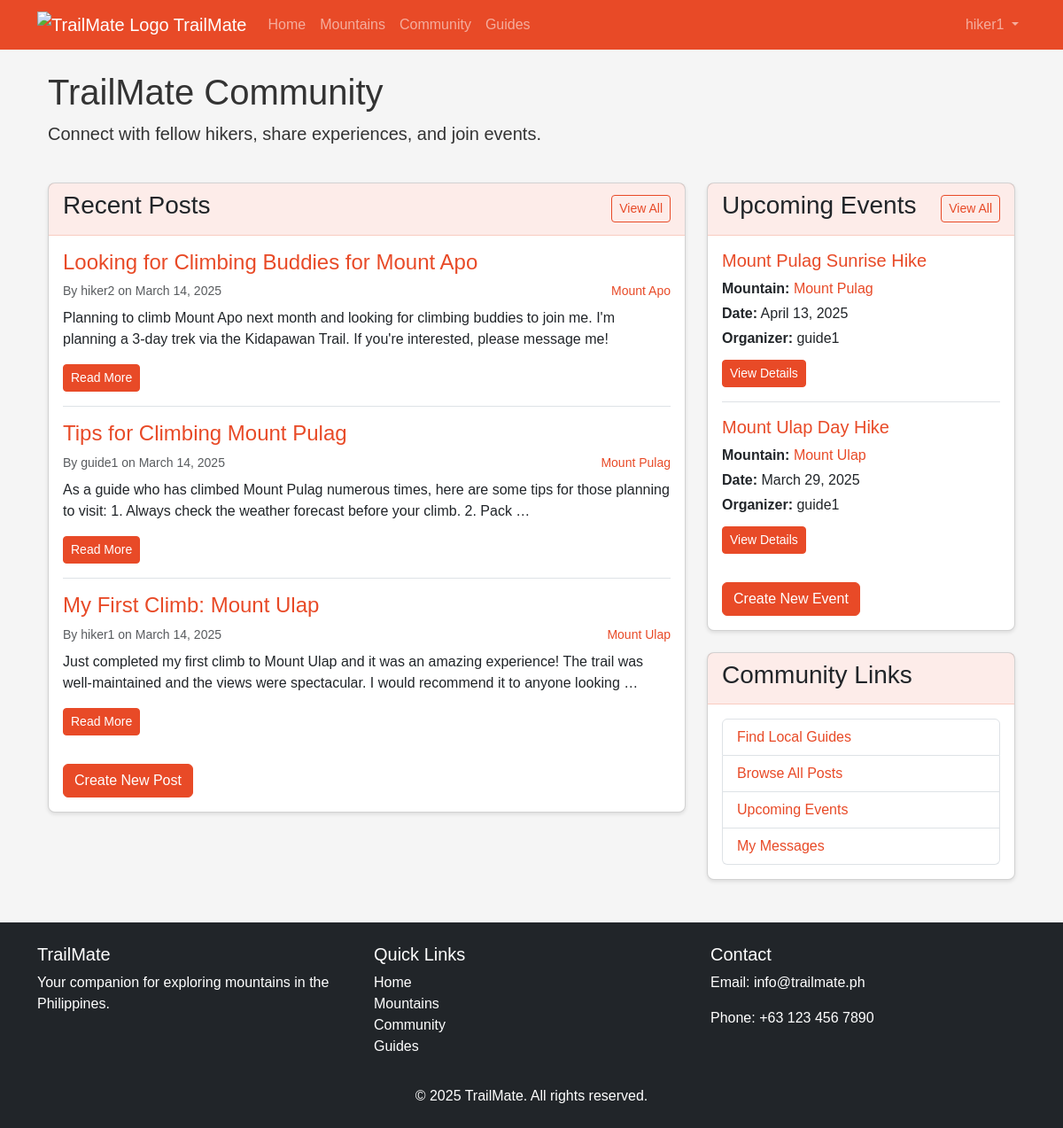
Page /community/ (signed in) on the committed database.
### community/models.py (models this page shows, shortened)
class Post(models.Model):
    user = models.ForeignKey(User, on_delete=models.CASCADE)
    title = models.CharField(max_length=200)
    content = models.TextField()
    created_at = models.DateTimeField(auto_now_add=True)
    updated_at = models.DateTimeField(auto_now=True)
    mountain = models.ForeignKey(Mountain, on_delete=models.SET_NULL, null=True, blank=True, related_name='posts')
    image = models.ImageField(upload_to='community_posts/', blank=True, null=True)
    class Meta:
        ordering = ['-created_at']

class Event(models.Model):
    title = models.CharField(max_length=200)
    description = models.TextField()
    mountain = models.ForeignKey(Mountain, on_delete=models.CASCADE, related_name='events')
    organizer = models.ForeignKey(User, on_delete=models.CASCADE, related_name='organized_events')
    start_date = models.DateTimeField()
    end_date = models.DateTimeField()
    created_at = models.DateTimeField(auto_now_add=True)
    max_participants = models.IntegerField(default=0)

### mountains/models.py (models this page shows, shortened)
class Mountain(models.Model):
    name = models.CharField(max_length=100)
    location = models.CharField(max_length=100)
    elevation = models.IntegerField(help_text="Elevation in meters")
    difficulty = models.CharField(max_length=20, choices=[
        ('easy', 'Easy'),
        ('moderate', 'Moderate'),
        ('hard', 'Hard'),
        ('expert', 'Expert'),
    ])
    description = models.TextField()
    image = models.ImageField(upload_to='mountains/', blank=True, null=True)
    latitude = models.FloatField()
    longitude = models.FloatField()

### community/views.py (the view)
# urls.py: path('', views.community_home, name='community_home'),
def community_home(request):
    posts = Post.objects.all()[:5]
    events = Event.objects.filter(start_date__gte=timezone.now())[:5]
    return render(request, 'community/home.html', {
        'posts': posts,
        'events': events
    })

### templates/community/home.html (shortened to what this page needs)
{% extends 'base.html' %}
{% load static %}
{% block content %}
<div class="container">
    <div class="row mb-4">
        <div class="col">
            <h1>TrailMate Community</h1>
            <p class="lead">Connect with fellow hikers, share experiences, and join events.</p>
        </div>
    </div>
    <div class="row mb-5">
        <div class="col-md-8">
            <div class="card mb-4">
                <div class="card-header d-flex justify-content-between align-items-center">
                    <h3>Recent Posts</h3>
                    <a href="{% url 'post_list' %}" class="btn btn-outline-primary btn-sm">View All</a>
                </div>
                <div class="card-body">
                    {% if posts %}
                        {% for post in posts %}
                            <div class="post mb-3 pb-3 {% if not forloop.last %}border-bottom{% endif %}">
                                <h4><a href="{% url 'post_detail' post.id %}">{{ post.title }}</a></h4>
                                <div class="d-flex justify-content-between">
                                    <small class="text-muted">By {{ post.user.username }} on {{ post.created_at|date:"F d, Y" }}</small>
                                    {% if post.mountain %}
                                        <small><a href="{% url 'mountain_detail' post.mountain.id %}">{{ post.mountain.name }}</a></small>
                                    {% endif %}
                                </div>
                                <p class="mt-2">{{ post.content|truncatewords:30 }}</p>
                                <a href="{% url 'post_detail' post.id %}" class="btn btn-sm btn-primary">Read More</a>
                            </div>
                        {% endfor %}
                    {% else %}
                        <div class="alert alert-info">No posts yet. Be the first to share your experience!</div>
                    {% endif %}
                    {% if user.is_authenticated %}
                        <div class="mt-3">
                            <a href="{% url 'create_post' %}" class="btn btn-primary">Create New Post</a>
                        </div>
                    {% endif %}
                </div>
            </div>
        </div>
        <div class="col-md-4">
            <div class="card mb-4">
                <div class="card-header d-flex justify-content-between align-items-center">
                    <h3>Upcoming Events</h3>
                    <a href="{% url 'event_list' %}" class="btn btn-outline-primary btn-sm">View All</a>
                </div>
                <div class="card-body">
                    {% if events %}
                        {% for event in events %}
                            <div class="event mb-3 pb-3 {% if not forloop.last %}border-bottom{% endif %}">
                                <h5><a href="{% url 'event_detail' event.id %}">{{ event.title }}</a></h5>
                                <p class="mb-1">
                                    <strong>Mountain:</strong>
                                    <a href="{% url 'mountain_detail' event.mountain.id %}">{{ event.mountain.name }}</a>
                                </p>
                                <p class="mb-1">
                                    <strong>Date:</strong> {{ event.start_date|date:"F d, Y" }}
                                </p>
                                <p class="mb-1">
                                    <strong>Organizer:</strong> {{ event.organizer.username }}
                                </p>
                                <a href="{% url 'event_detail' event.id %}" class="btn btn-sm btn-primary mt-2">View Details</a>
                            </div>
                        {% endfor %}
                    {% else %}
                        <div class="alert alert-info">No upcoming events. Stay tuned!</div>
                    {% endif %}
                    {% if user.is_authenticated %}
                        <div class="mt-3">
                            <a href="{% url 'create_event' %}" class="btn btn-primary">Create New Event</a>
                        </div>
                    {% endif %}
                </div>
            </div>
            <div class="card">
                <div class="card-header">
                    <h3>Community Links</h3>
                </div>
                <div class="card-body">
                    <ul class="list-group">
                        <li class="list-group-item">
                            <a href="{% url 'guide_list' %}">Find Local Guides</a>
                        </li>
                        <li class="list-group-item">
                            <a href="{% url 'post_list' %}">Browse All Posts</a>
                        </li>
                        <li class="list-group-item">
                            <a href="{% url 'event_list' %}">Upcoming Events</a>
                        </li>
                        {% if user.is_authenticated %}
                            <li class="list-group-item">
                                <a href="{% url 'inbox' %}">My Messages</a>
                            </li>
                        {% endif %}
                    </ul>
                </div>
            </div>
        </div>
    </div>
</div>
{% endblock %}

### templates/base.html (shortened to what this page needs)
<!DOCTYPE html>
<html lang="en">
<head>
    <link href="https://cdn.jsdelivr.net/npm/bootstrap@5.3.0-alpha1/dist/css/bootstrap.min.css" rel="stylesheet">
    <link rel="stylesheet" href="https://unpkg.com/leaflet@1.9.3/dist/leaflet.css" />
    <link rel="stylesheet" href="/static/css/main.css">
</head>
<body>
    <nav class="navbar navbar-expand-lg navbar-dark" style="background-color: var(--primary-color);">
        <div class="container">
            <a class="navbar-brand" href="{% url 'home' %}">
                <img src="/static/images/logo.png" alt="TrailMate Logo" height="30" class="d-inline-block align-top">
                TrailMate
            </a>
            <div class="collapse navbar-collapse" id="navbarNav">
                <ul class="navbar-nav me-auto">
                    <li class="nav-item">
                        <a class="nav-link" href="{% url 'home' %}">Home</a>
                    </li>
                    <li class="nav-item">
                        <a class="nav-link" href="{% url 'mountain_list' %}">Mountains</a>
                    </li>
                    <li class="nav-item">
                        <a class="nav-link" href="{% url 'community_home' %}">Community</a>
                    </li>
                    <li class="nav-item">
                        <a class="nav-link" href="{% url 'guide_list' %}">Guides</a>
                    </li>
                </ul>
                <ul class="navbar-nav">
                    {% if user.is_authenticated %}
                        <li class="nav-item dropdown">
                            <a class="nav-link dropdown-toggle" href="#" id="navbarDropdown" role="button" data-bs-toggle="dropdown">
                                {{ user.username }}
                            </a>
                        </li>
                    {% endif %}
                </ul>
            </div>
        </div>
    </nav>
    <main class="container mt-4">
        {% block content %}{% endblock %}
    </main>
    <footer class="bg-dark text-white mt-5 py-4">
        <div class="container">
            <div class="row">
                <div class="col-md-4">
                    <h5>TrailMate</h5>
                    <p>Your companion for exploring mountains in the Philippines.</p>
                </div>
                <div class="col-md-4">
                    <h5>Quick Links</h5>
                    <ul class="list-unstyled">
                        <li><a href="{% url 'home' %}" class="text-white">Home</a></li>
                        <li><a href="{% url 'mountain_list' %}" class="text-white">Mountains</a></li>
                        <li><a href="{% url 'community_home' %}" class="text-white">Community</a></li>
                        <li><a href="{% url 'guide_list' %}" class="text-white">Guides</a></li>
                    </ul>
                </div>
                <div class="col-md-4">
                    <h5>Contact</h5>
                    <p>Email: info@trailmate.ph</p>
                    <p>Phone: +63 123 456 7890</p>
                </div>
            </div>
            <div class="row mt-3">
                <div class="col text-center">
                    <p class="mb-0">&copy; {% now "Y" %} TrailMate. All rights reserved.</p>
                </div>
            </div>
        </div>
    </footer>
</body>
</html>

### static/css/main.css (style rules this page uses)
:root { --primary-color: #E84A27; --secondary-color: #F8A269; --text-color: #333333; --light-color: #FFFFFF; --background-color: #F5F5F5; --accent-color: #6C757D; }
body { font-family: 'Arial', sans-serif; color: var(--text-color); background-color: var(--background-color); }
.btn-primary { background-color: var(--primary-color); border-color: var(--primary-color); }
.btn-outline-primary { color: var(--primary-color); border-color: var(--primary-color); }
a { color: var(--primary-color); text-decoration: none; }
.card { border-radius: 8px; box-shadow: 0 2px 4px rgba(0, 0, 0, 0.1); transition: transform 0.3s ease, box-shadow 0.3s ease; }
.card-header { background-color: rgba(232, 74, 39, 0.1); border-bottom: 1px solid rgba(232, 74, 39, 0.2); }

### templates/base.html (style rules this page uses)
:root { --primary-color: #E84A27; --secondary-color: #F8A269; --text-color: #333333; --light-color: #FFFFFF; --background-color: #F5F5F5; --accent-color: #6C757D; }

### rows in the picture
Post: title "Looking for Climbing Buddies for Mount Apo", user.username "hiker2", created_at "March 14, 2025", mountain.name "Mount Apo", content "Planning to climb Mount Apo next month and looking for climbing buddies to join me. I'm planning a 3-day trek via the Kidapawan Trail. If you're interested, please message me!"
Post: title "Tips for Climbing Mount Pulag", user.username "guide1", created_at "March 14, 2025", mountain.name "Mount Pulag", content "As a guide who has climbed Mount Pulag numerous times, here are some tips for those planning to visit: 1. Always check the weather forecast before your climb. 2. Pack …"
Post: title "My First Climb: Mount Ulap", user.username "hiker1", created_at "March 14, 2025", mountain.name "Mount Ulap", content "Just completed my first climb to Mount Ulap and it was an amazing experience! The trail was well-maintained and the views were spectacular. I would recommend it to anyone looking …"
Event: title "Mount Pulag Sunrise Hike", mountain.name "Mount Pulag", start_date "April 13, 2025", organizer.username "guide1"
Event: title "Mount Ulap Day Hike", mountain.name "Mount Ulap", start_date "March 29, 2025", organizer.username "guide1"

### other values in the picture
{{ user.username }} "hiker1"
